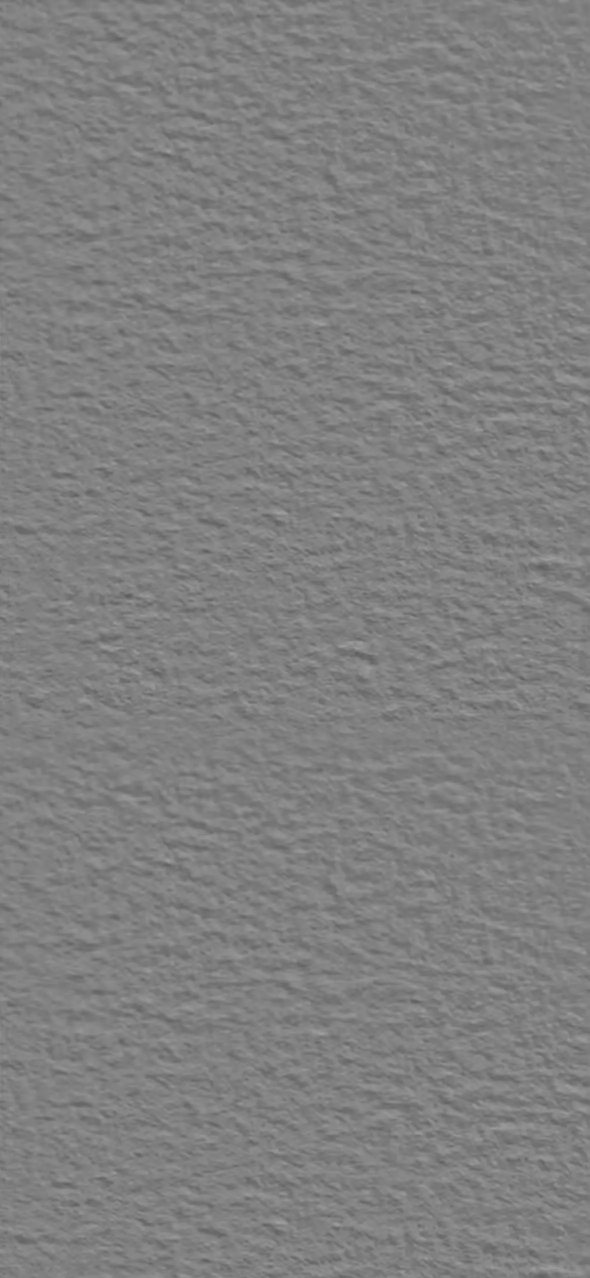
#> input picture assets/cy-paper-732838e908.webp, 1179 x 2556 px (shown at 1/2 size); the run also reads 1 picture not shown here
$ python compose.py ../../../assets/cy-flower-99ee86767b.webp ../../../assets/cy-paper-732838e908.webp ../../../assets/cy-paper-732838e908.webp 1.0 1.0
#> lines starting #> are read from the running program, lines starting #| are printed output that depends on the picture; after the words box and inside, x2 and y2 are one past the last pixel; in counts of white or black regions, pixels touching at a corner belong together
# 把恩师那张框景里画的瓶子和花枝抹掉（墙、案面补齐），再把渲染好的瓶花放上去
# 用法：python3 compose.py 框景.jpg 瓶花.png 输出.jpg [瓶心x 瓶底y（原图坐标）]
import sys
import numpy as np, cv2
from PIL import Image

src, render, out = sys.argv[1:4]
cx0, by0 = (float(sys.argv[4]), float(sys.argv[5])) if len(sys.argv) > 5 else (132.0, 1529.0)
PX_PER_UNIT = 214.0 / 2      # 渲染那边一单位 214 像素，合到原图（一半大小）是 107

im = np.array(Image.open(src).convert('RGB')).astype(np.float32)
#> im: shape (2556, 1179, 3) float32; every value is 255
H, W = im.shape[:2]
#> H = 2556; W = 1179

# ---- 1. 墙：周围干净的墙面拟合一个平滑的明暗（二次曲面），纹理从旁边一块干净的墙上取 ----
mask = np.zeros((H, W), np.uint8); mask[845:1517, 0:300] = 255
clean = np.zeros((H, W), bool)
clean[725:1511, 300:410] = True; clean[725:845, 0:410] = True; clean[0:1511, 0:75] = True
clean[mask > 0] = False
ys, xs = np.nonzero(clean)
sel = np.random.default_rng(0).choice(len(ys), size=min(40000, len(ys)), replace=False)
ys, xs = ys[sel].astype(np.float64), xs[sel].astype(np.float64)
def basis(x, y):
    x = x / W; y = y / H
    return np.stack([np.ones_like(x), x, y, x * y, x * x, y * y], -1)
A = basis(xs, ys)
YY, XX = np.mgrid[0:H, 0:W].astype(np.float64)
low = np.zeros((H, W, 3), np.float32)
blur = cv2.GaussianBlur(im, (0, 0), 4)
#> blur: shape (2556, 1179, 3) float32; every value is 255
for ch in range(3):
    coef, *_ = np.linalg.lstsq(A, blur[ys.astype(int), xs.astype(int), ch], rcond=None)
    low[..., ch] = (basis(XX.ravel(), YY.ravel()) @ coef).reshape(H, W)
patch = im[760:1500, 305:410]
#> patch: shape (740, 105, 3) float32; every value is 255
hp = patch - cv2.GaussianBlur(patch, (0, 0), 5)
#> hp: shape (740, 105, 3) float32; every value is -1.53e-05
ph, pw = hp.shape[:2]
#> ph = 740; pw = 105
tile = np.zeros((H, W, 3), np.float32)
x = 0; k = 0
while x < 300:
    tt = hp[:, ::-1] if k % 2 else hp
    w = min(pw, 300 - x)
    tile[845:845 + min(ph, 1517 - 845), x:x + w] = tt[:min(ph, 1517 - 845), :w]
    x += pw; k += 1
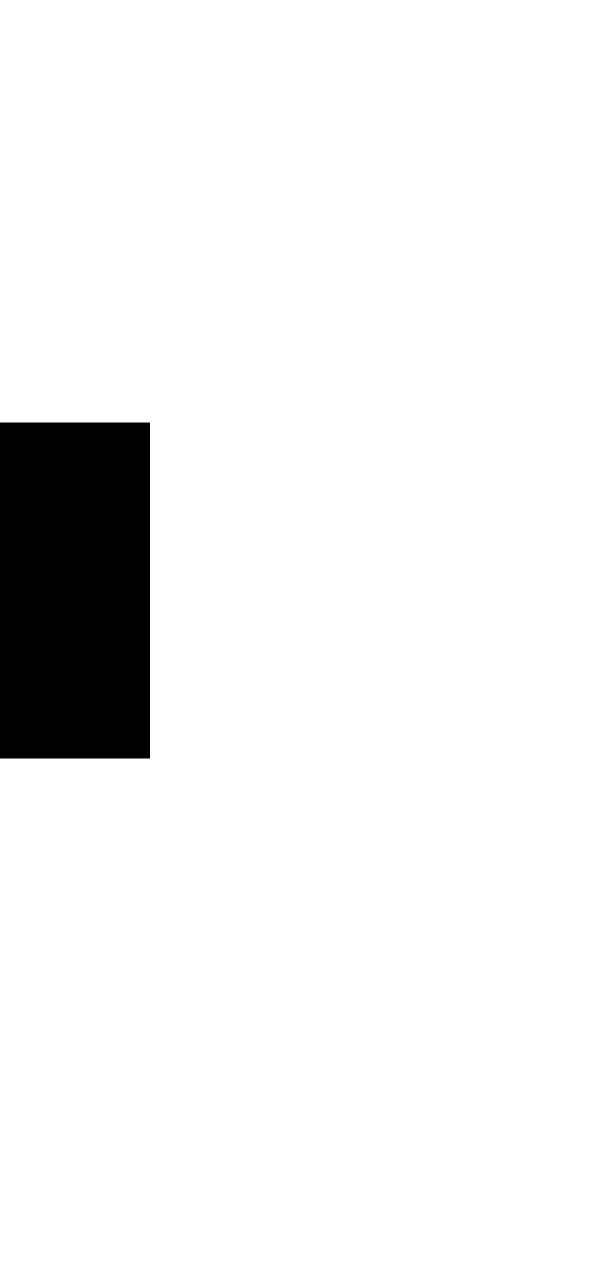
#> tile: shape (2556, 1179, 3) float32 (shown at 1/2 size); values -1.53e-05 (black) and 0 (white), 93.3% white; 1 black region, box (x1, y1, x2, y2) and area: (0, 845, 300, 1517) 201600
#> after the loop, k = 3; x = 315
fill = low + tile
# 泊松融合：补上的那块边上和原图严丝合缝（先四周镜像出一圈，免得蒙版贴着画边）
P = 40
src_p = cv2.copyMakeBorder(np.clip(fill, 0, 255).astype(np.uint8), P, P, P, P, cv2.BORDER_REFLECT)
#> src_p: shape (2636, 1259, 3); every value is 255
dst_p = cv2.copyMakeBorder(np.clip(im, 0, 255).astype(np.uint8), P, P, P, P, cv2.BORDER_REFLECT)
m_p = cv2.copyMakeBorder(mask, P, P, P, P, cv2.BORDER_CONSTANT, value=0)
m_p[845 + P:1517 + P, P - 30:P] = 255          # 左边那一圈镜像出来的也一起换掉
ys_, xs_ = np.nonzero(m_p)
ctr = (int((xs_.min() + xs_.max()) / 2), int((ys_.min() + ys_.max()) / 2))
#> ctr = (174, 1220)
bl = cv2.seamlessClone(src_p, dst_p, m_p, ctr, cv2.NORMAL_CLONE)
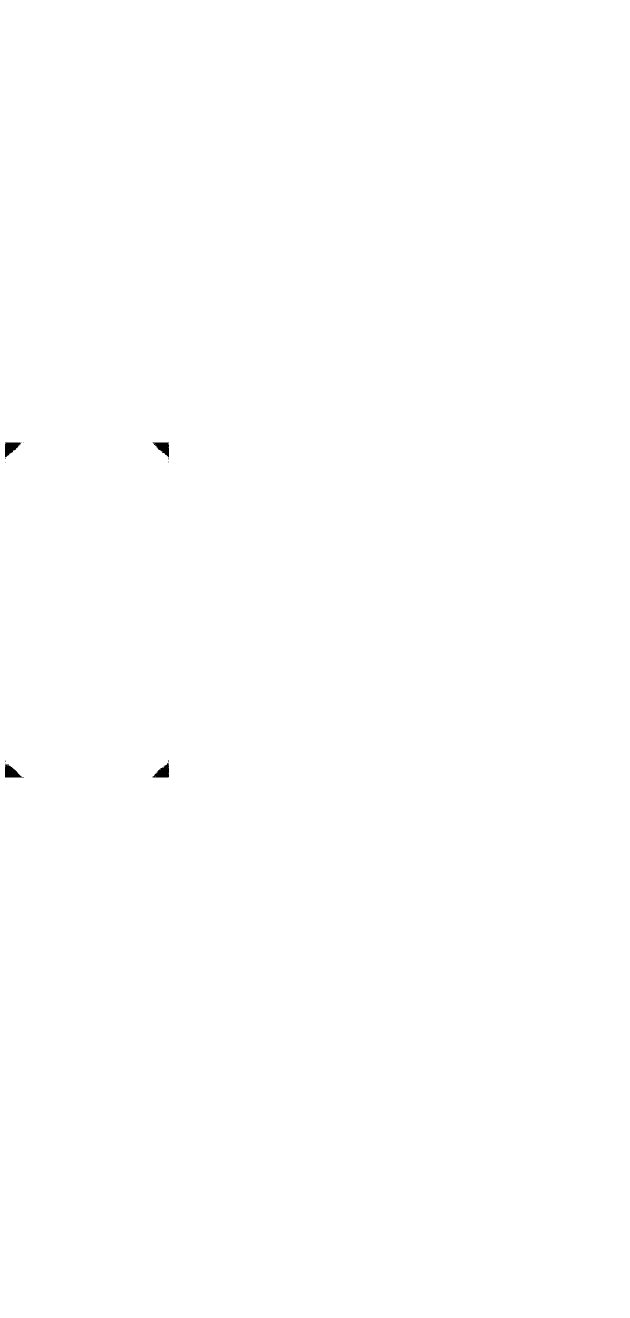
#> bl: shape (2636, 1259, 3) (shown at 1/2 size); values 254 (black) and 255 (white), 99.9% white; 16 black regions (12 under 20 px), largest, box (x1, y1, x2, y2) and area: (10, 1528, 48, 1555) 559, (10, 885, 42, 914) 550, (305, 1525, 338, 1555) 542, (305, 885, 338, 914) 525
im = bl[P:-P, P:-P].astype(np.float32)
#> im: shape (2556, 1179, 3) float32; values 254 (black) and 255 (white), 100% white; 11 black regions (9 under 20 px), largest, box (x1, y1, x2, y2) and area: (265, 1485, 298, 1515) 542, (265, 845, 298, 874) 525

# ---- 2. 案面：被瓶底挡住的那一段，从右边同一条上挪过来（木纹是横的）----
y0, y1, xa, xb, sh = 1511, 1538, 20, 190, 170
blk = im[y0:y1, xa + sh:xb + sh].copy()
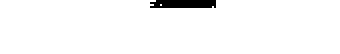
#> blk: shape (27, 170, 3) float32 (shown 2 times larger); values 254 (black) and 255 (white), 97.3% white; 1 black region, box (x1, y1, x2, y2) and area: (75, 0, 108, 4) 125
ramp = np.ones(xb - xa, np.float32)
fe = 12
ramp[:fe] = np.linspace(0, 1, fe); ramp[-fe:] = np.linspace(1, 0, fe)
ramp = ramp[None, :, None]
im[y0:y1, xa:xb] = im[y0:y1, xa:xb] * (1 - ramp) + blk * ramp
#> im: shape (2556, 1179, 3) float32; values 254 (black) and 255 (white), 100% white; 12 black regions (9 under 20 px), largest, box (x1, y1, x2, y2) and area: (265, 1485, 298, 1515) 542, (265, 845, 298, 874) 525, (95, 1511, 128, 1515) 125

plate = Image.fromarray(np.clip(im, 0, 255).astype(np.uint8))

# ---- 3. 放大一倍，把瓶花贴上去 ----
S = 2
plate = plate.resize((W * S, H * S), Image.LANCZOS).convert('RGBA')
#> plate: PIL image 2358x5112 RGBA
r = Image.open(render).convert('RGBA')
a = np.array(r)[..., 3]
#> a: shape (2556, 1179); every value is 255
rw, rh = r.size
#> rw = 1179; rh = 2556
# 瓶底：最低的一行不透明的像素就是瓶底（案面上的影子是半透明的）；那一段的中点是瓶心
rows = np.nonzero((a > 250).any(axis=1))[0]
#> rows = 2556 values from 0 to 2555
bottom = int(rows.max())
#> bottom = 2555
cols = np.nonzero(a[bottom - 4] > 250)[0]
#> cols = 1179 values from 0 to 1178
vcx = (cols.min() + cols.max()) / 2
#> vcx = 589
scale = S * PX_PER_UNIT / (214.0 * rh / 1370.0)
#> scale = 0.536
if abs(scale - 1) > 1e-3:
    r = r.resize((round(rw * scale), round(rh * scale)), Image.LANCZOS)
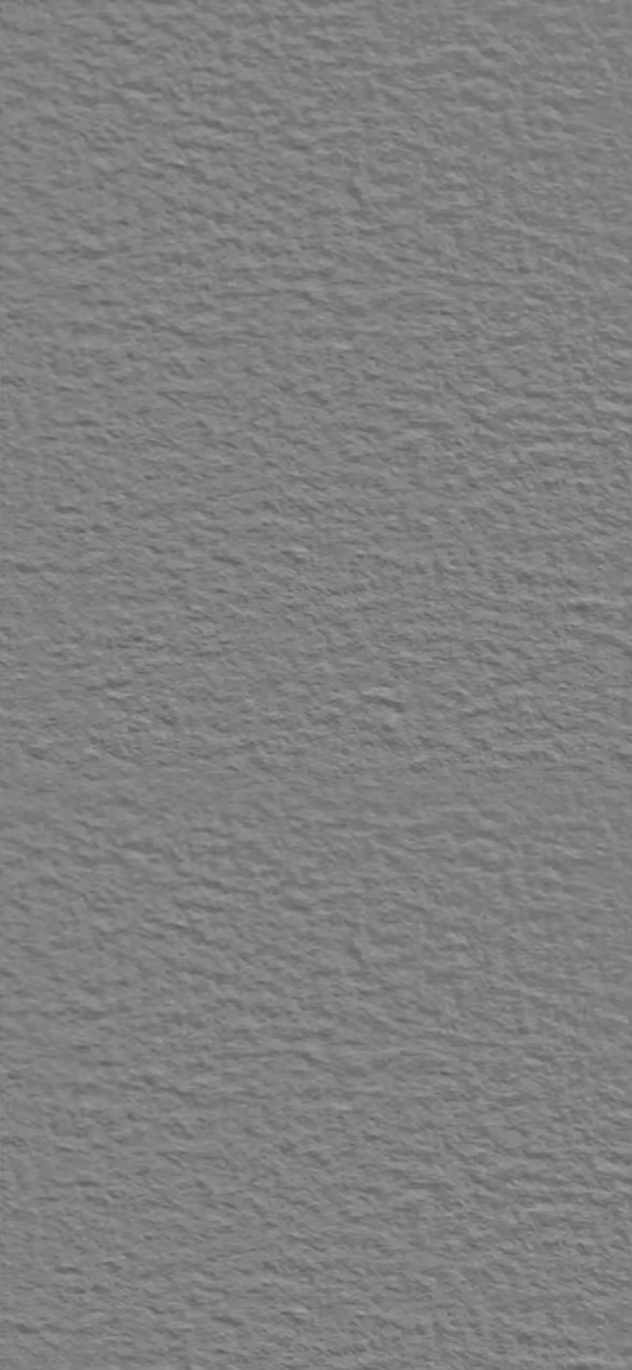
#> r: PIL image 632x1370 RGBA; mean R, G, B, A 127.6, 127.6, 127.6, 255
    vcx *= scale; bottom = int(bottom * scale)
#> after `vcx *= scale`: vcx = 315.7
#> after `bottom = int(bottom * scale)`: bottom = 1369
dx = int(round(cx0 * S - vcx)); dy = int(round(by0 * S - bottom))
#> after `dx = int(round(cx0 * S - vcx))`: dx = -314
#> after `dy = int(round(by0 * S - bottom))`: dy = -1367
# 贴图可能伸出画面，先裁掉
sx, sy = max(0, -dx), max(0, -dy)
#> sx = 314; sy = 1367
r = r.crop((sx, sy, r.size[0], r.size[1]))
plate.alpha_composite(r, dest=(dx + sx, dy + sy))
plate.convert('RGB').save(out, quality=90)
print('ok', plate.size, 'render at', dx, dy)
#| ok (2358, 5112) render at -314 -1367
